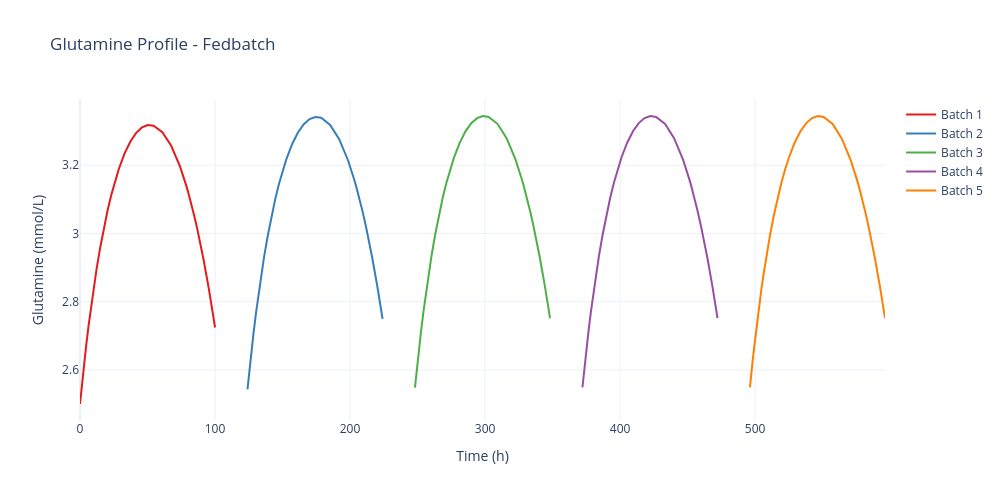

The code cell stored with this chart in its notebook:
### Markdown cell above
### 4.3. Glutamine Profile

### Code cell
# Display glutamine profile
figs[2].show()
